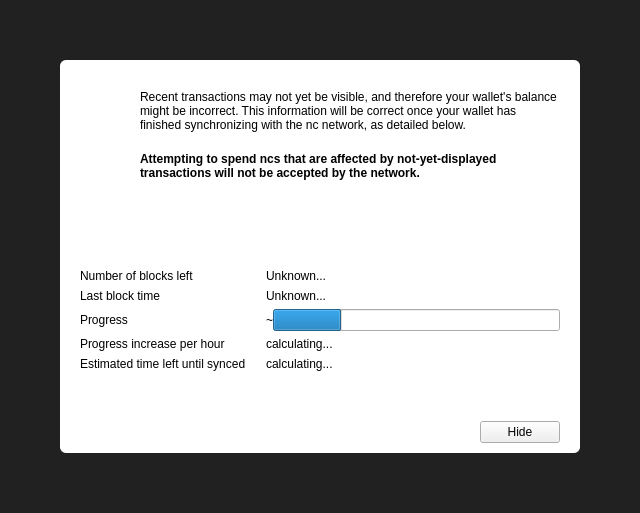
<?xml version="1.0" encoding="UTF-8"?>
<ui version="4.0">
 <class>ModalOverlay</class>
 <widget class="ModalOverlay" name="ModalOverlay">
  <property name="geometry">
   <rect>
    <x>0</x>
    <y>0</y>
    <width>640</width>
    <height>513</height>
   </rect>
  </property>
  <property name="windowTitle">
   <string>Form</string>
  </property>
  <layout class="QVBoxLayout" name="verticalLayout" stretch="0">
   <property name="sizeConstraint">
    <enum>QLayout::SetDefaultConstraint</enum>
   </property>
   <property name="leftMargin">
    <number>0</number>
   </property>
   <property name="topMargin">
    <number>0</number>
   </property>
   <property name="rightMargin">
    <number>0</number>
   </property>
   <property name="bottomMargin">
    <number>0</number>
   </property>
   <item>
    <widget class="QWidget" name="bgWidget" native="true">
     <property name="styleSheet">
      <string notr="true">#bgWidget { background: rgba(0,0,0,220); }</string>
     </property>
     <layout class="QVBoxLayout" name="verticalLayoutMain" stretch="0">
      <property name="leftMargin">
       <number>60</number>
      </property>
      <property name="topMargin">
       <number>60</number>
      </property>
      <property name="rightMargin">
       <number>60</number>
      </property>
      <property name="bottomMargin">
       <number>60</number>
      </property>
      <item>
       <widget class="QWidget" name="contentWidget" native="true">
        <property name="styleSheet">
         <string notr="true">#contentWidget { background: white; border-radius: 6px; }</string>
        </property>
        <layout class="QVBoxLayout" name="verticalLayout_3" stretch="1,0,0">
         <property name="spacing">
          <number>0</number>
         </property>
         <property name="leftMargin">
          <number>20</number>
         </property>
         <property name="topMargin">
          <number>10</number>
         </property>
         <property name="rightMargin">
          <number>20</number>
         </property>
         <property name="bottomMargin">
          <number>10</number>
         </property>
         <item>
          <widget class="QStackedWidget" name="stackedWidget">
           <property name="currentIndex">
            <number>0</number>
           </property>
           <widget class="QWidget" name="page">
            <layout class="QVBoxLayout" name="verticalLayout_2">
             <property name="spacing">
              <number>0</number>
             </property>
             <property name="leftMargin">
              <number>0</number>
             </property>
             <property name="topMargin">
              <number>0</number>
             </property>
             <property name="rightMargin">
              <number>0</number>
             </property>
             <property name="bottomMargin">
              <number>0</number>
             </property>
             <item>
              <layout class="QHBoxLayout" name="horizontalLayoutIconText" stretch="0,1">
               <property name="spacing">
                <number>20</number>
               </property>
               <property name="topMargin">
                <number>20</number>
               </property>
               <item>
                <layout class="QVBoxLayout" name="verticalLayoutIcon">
                 <item>
                  <widget class="QPushButton" name="warningIcon">
                   <property name="enabled">
                    <bool>false</bool>
                   </property>
                   <property name="text">
                    <string/>
                   </property>
                   <property name="icon">
                    <iconset>
                     <normaloff>:/icons/warning</normaloff>
                     <disabledoff>:/icons/warning</disabledoff>:/icons/warning</iconset>
                   </property>
                   <property name="iconSize">
                    <size>
                     <width>48</width>
                     <height>48</height>
                    </size>
                   </property>
                   <property name="flat">
                    <bool>true</bool>
                   </property>
                  </widget>
                 </item>
                 <item>
                  <spacer name="verticalSpacerWarningIcon">
                   <property name="orientation">
                    <enum>Qt::Vertical</enum>
                   </property>
                   <property name="sizeHint" stdset="0">
                    <size>
                     <width>20</width>
                     <height>40</height>
                    </size>
                   </property>
                  </spacer>
                 </item>
                </layout>
               </item>
               <item>
                <layout class="QVBoxLayout" name="verticalLayoutInfoText">
                 <property name="leftMargin">
                  <number>0</number>
                 </property>
                 <property name="topMargin">
                  <number>0</number>
                 </property>
                 <item>
                  <widget class="QLabel" name="infoText">
                   <property name="text">
                    <string>Recent transactions may not yet be visible, and therefore your wallet's balance might be incorrect. This information will be correct once your wallet has finished synchronizing with the nc network, as detailed below.</string>
                   </property>
                   <property name="textFormat">
                    <enum>Qt::RichText</enum>
                   </property>
                   <property name="wordWrap">
                    <bool>true</bool>
                   </property>
                  </widget>
                 </item>
                 <item>
                  <widget class="QLabel" name="infoTextStrong">
                   <property name="font">
                    <font>
                     <weight>75</weight>
                     <bold>true</bold>
                    </font>
                   </property>
                   <property name="text">
                    <string>Attempting to spend ncs that are affected by not-yet-displayed transactions will not be accepted by the network.</string>
                   </property>
                   <property name="textFormat">
                    <enum>Qt::RichText</enum>
                   </property>
                   <property name="wordWrap">
                    <bool>true</bool>
                   </property>
                  </widget>
                 </item>
                 <item>
                  <spacer name="verticalSpacerInTextSpace">
                   <property name="orientation">
                    <enum>Qt::Vertical</enum>
                   </property>
                   <property name="sizeHint" stdset="0">
                    <size>
                     <width>20</width>
                     <height>40</height>
                    </size>
                   </property>
                  </spacer>
                 </item>
                </layout>
               </item>
              </layout>
             </item>
             <item>
              <layout class="QFormLayout" name="formLayout">
               <property name="fieldGrowthPolicy">
                <enum>QFormLayout::ExpandingFieldsGrow</enum>
               </property>
               <property name="horizontalSpacing">
                <number>20</number>
               </property>
               <property name="verticalSpacing">
                <number>6</number>
               </property>
               <property name="topMargin">
                <number>10</number>
               </property>
               <item row="0" column="0">
                <widget class="QLabel" name="labelNumberOfBlocksLeft">
                 <property name="font">
                  <font>
                   <weight>50</weight>
                   <bold>false</bold>
                  </font>
                 </property>
                 <property name="text">
                  <string>Number of blocks left</string>
                 </property>
                </widget>
               </item>
               <item row="0" column="1">
                <widget class="QLabel" name="numberOfBlocksLeft">
                 <property name="sizePolicy">
                  <sizepolicy hsizetype="Expanding" vsizetype="Preferred">
                   <horstretch>0</horstretch>
                   <verstretch>0</verstretch>
                  </sizepolicy>
                 </property>
                 <property name="text">
                  <string>Unknown...</string>
                 </property>
                </widget>
               </item>
               <item row="1" column="0">
                <widget class="QLabel" name="labelLastBlockTime">
                 <property name="font">
                  <font>
                   <weight>50</weight>
                   <bold>false</bold>
                  </font>
                 </property>
                 <property name="text">
                  <string>Last block time</string>
                 </property>
                </widget>
               </item>
               <item row="1" column="1">
                <widget class="QLabel" name="newestBlockDate">
                 <property name="sizePolicy">
                  <sizepolicy hsizetype="Expanding" vsizetype="Preferred">
                   <horstretch>0</horstretch>
                   <verstretch>0</verstretch>
                  </sizepolicy>
                 </property>
                 <property name="text">
                  <string>Unknown...</string>
                 </property>
                </widget>
               </item>
               <item row="2" column="0">
                <widget class="QLabel" name="labelSyncDone">
                 <property name="font">
                  <font>
                   <weight>50</weight>
                   <bold>false</bold>
                  </font>
                 </property>
                 <property name="text">
                  <string>Progress</string>
                 </property>
                </widget>
               </item>
               <item row="2" column="1">
                <layout class="QHBoxLayout" name="horizontalLayoutSync" stretch="0,1">
                 <item>
                  <widget class="QLabel" name="percentageProgress">
                   <property name="text">
                    <string notr="true">~</string>
                   </property>
                  </widget>
                 </item>
                 <item>
                  <widget class="QProgressBar" name="progressBar">
                   <property name="value">
                    <number>24</number>
                   </property>
                   <property name="format">
                    <string/>
                   </property>
                  </widget>
                 </item>
                </layout>
               </item>
               <item row="4" column="0">
                <widget class="QLabel" name="labelProgressIncrease">
                 <property name="font">
                  <font>
                   <weight>50</weight>
                   <bold>false</bold>
                  </font>
                 </property>
                 <property name="text">
                  <string>Progress increase per hour</string>
                 </property>
                </widget>
               </item>
               <item row="4" column="1">
                <widget class="QLabel" name="progressIncreasePerH">
                 <property name="sizePolicy">
                  <sizepolicy hsizetype="Expanding" vsizetype="Preferred">
                   <horstretch>0</horstretch>
                   <verstretch>0</verstretch>
                  </sizepolicy>
                 </property>
                 <property name="text">
                  <string>calculating...</string>
                 </property>
                </widget>
               </item>
               <item row="5" column="0">
                <widget class="QLabel" name="labelEstimatedTimeLeft">
                 <property name="font">
                  <font>
                   <weight>50</weight>
                   <bold>false</bold>
                  </font>
                 </property>
                 <property name="text">
                  <string>Estimated time left until synced</string>
                 </property>
                </widget>
               </item>
               <item row="5" column="1">
                <widget class="QLabel" name="expectedTimeLeft">
                 <property name="sizePolicy">
                  <sizepolicy hsizetype="Expanding" vsizetype="Preferred">
                   <horstretch>0</horstretch>
                   <verstretch>0</verstretch>
                  </sizepolicy>
                 </property>
                 <property name="text">
                  <string>calculating...</string>
                 </property>
                </widget>
               </item>
              </layout>
             </item>
            </layout>
           </widget>
           <widget class="QWidget" name="page_2">
            <layout class="QVBoxLayout" name="verticalLayout_4">
             <property name="spacing">
              <number>15</number>
             </property>
             <property name="topMargin">
              <number>40</number>
             </property>
             <property name="bottomMargin">
              <number>40</number>
             </property>
             <item>
              <layout class="QHBoxLayout" name="horizontalLayout_2">
               <item>
                <spacer name="horizontalSpacer_4">
                 <property name="orientation">
                  <enum>Qt::Horizontal</enum>
                 </property>
                 <property name="sizeHint" stdset="0">
                  <size>
                   <width>40</width>
                   <height>20</height>
                  </size>
                 </property>
                </spacer>
               </item>
               <item>
                <widget class="QPushButton" name="warningIconBackup">
                 <property name="enabled">
                  <bool>false</bool>
                 </property>
                 <property name="text">
                  <string/>
                 </property>
                 <property name="icon">
                  <iconset>
                   <normaloff>:/styles/app-icons/message_warning</normaloff>
                   <disabledoff>:/styles/app-icons/message_warning</disabledoff>:/styles/app-icons/message_warning</iconset>
                 </property>
                 <property name="iconSize">
                  <size>
                   <width>120</width>
                   <height>120</height>
                  </size>
                 </property>
                 <property name="flat">
                  <bool>true</bool>
                 </property>
                </widget>
               </item>
               <item>
                <spacer name="horizontalSpacer_5">
                 <property name="orientation">
                  <enum>Qt::Horizontal</enum>
                 </property>
                 <property name="sizeHint" stdset="0">
                  <size>
                   <width>40</width>
                   <height>20</height>
                  </size>
                 </property>
                </spacer>
               </item>
              </layout>
             </item>
             <item>
              <widget class="QLabel" name="labelNote">
               <property name="text">
                <string>IMPORATANT NOTE!</string>
               </property>
               <property name="alignment">
                <set>Qt::AlignCenter</set>
               </property>
              </widget>
             </item>
             <item>
              <widget class="QLabel" name="labelMessage">
               <property name="text">
                <string>Making a backup of your wallet helps ensure you can always maintain access to your funds. Please backup your wallet in order to avoid losing funds.</string>
               </property>
               <property name="alignment">
                <set>Qt::AlignCenter</set>
               </property>
               <property name="wordWrap">
                <bool>true</bool>
               </property>
              </widget>
             </item>
             <item>
              <spacer name="verticalSpacer">
               <property name="orientation">
                <enum>Qt::Vertical</enum>
               </property>
               <property name="sizeType">
                <enum>QSizePolicy::Expanding</enum>
               </property>
               <property name="sizeHint" stdset="0">
                <size>
                 <width>20</width>
                 <height>40</height>
                </size>
               </property>
              </spacer>
             </item>
             <item>
              <layout class="QHBoxLayout" name="horizontalLayout">
               <item>
                <spacer name="horizontalSpacer_2">
                 <property name="orientation">
                  <enum>Qt::Horizontal</enum>
                 </property>
                 <property name="sizeHint" stdset="0">
                  <size>
                   <width>40</width>
                   <height>20</height>
                  </size>
                 </property>
                </spacer>
               </item>
               <item>
                <widget class="QPushButton" name="walletBackupButton">
                 <property name="text">
                  <string>Wallet backup</string>
                 </property>
                </widget>
               </item>
               <item>
                <spacer name="horizontalSpacer_3">
                 <property name="orientation">
                  <enum>Qt::Horizontal</enum>
                 </property>
                 <property name="sizeHint" stdset="0">
                  <size>
                   <width>40</width>
                   <height>20</height>
                  </size>
                 </property>
                </spacer>
               </item>
              </layout>
             </item>
            </layout>
           </widget>
          </widget>
         </item>
         <item>
          <spacer name="verticalSpacerAfterText">
           <property name="orientation">
            <enum>Qt::Vertical</enum>
           </property>
           <property name="sizeHint" stdset="0">
            <size>
             <width>20</width>
             <height>40</height>
            </size>
           </property>
          </spacer>
         </item>
         <item>
          <layout class="QHBoxLayout" name="horizontalLayoutButtons">
           <property name="leftMargin">
            <number>10</number>
           </property>
           <property name="topMargin">
            <number>10</number>
           </property>
           <item>
            <spacer name="horizontalSpacer">
             <property name="orientation">
              <enum>Qt::Horizontal</enum>
             </property>
             <property name="sizeHint" stdset="0">
              <size>
               <width>40</width>
               <height>20</height>
              </size>
             </property>
            </spacer>
           </item>
           <item>
            <widget class="QPushButton" name="closeButton">
             <property name="text">
              <string>Hide</string>
             </property>
            </widget>
           </item>
          </layout>
         </item>
        </layout>
       </widget>
      </item>
     </layout>
    </widget>
   </item>
  </layout>
 </widget>
 <customwidgets>
  <customwidget>
   <class>ModalOverlay</class>
   <extends>QWidget</extends>
   <header>qt/modaloverlay.h</header>
   <container>1</container>
  </customwidget>
 </customwidgets>
 <resources/>
 <connections/>
</ui>
